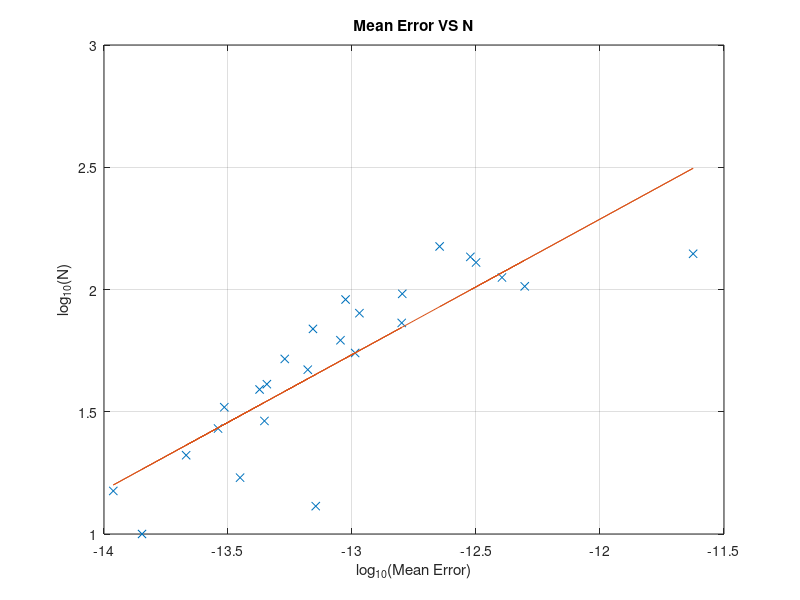

MATLAB code for this plot:
% MACM316 - Computing Assignment 2
% Title: Gaussian Elimination for a random matrix demo
% Description: Computes the mean solution error over Ntr trials for the
% system Ax=b where A is a random NxN matrix and x is a vector of ones.
% Plots the result as a histogram.

N = [10 13 15 17 21 27 29 33 39 41 47 52 55 62 69 73 80 91 96 103 112 129 136 140 150]; % Matrix size
Ntr = 300; % Number of trials

for i = 1:length(N)
    errs = zeros(Ntr,1); % 300x1 column vector of errors
    x = ones(N(i),1); % exact solution vector
    for j = 1:Ntr    
        A = randn(N(i),N(i)); % Construct a random NxN matrix (normally distributed)
        b = A*x; % Compute the right-hand side vector
        z = A\b; % Solve the linear system

        errs(j) = max(abs(z-x)); % Compute the error
    end
    % Compute the mean and standard deviation of the error
    mean_err(i) = mean(errs)
    sdev_err = sqrt(var(errs))
end

p = polyfit(log10(mean_err),log10(N),1)
r = polyval(p,log10(mean_err))

% Plot a graph of the errors
plot(log10(mean_err), log10(N), 'x');
hold on;
plot(log10(mean_err), r);
hold off;
title(['Mean Error VS N'])
xlabel('log_{10}(Mean Error)')
ylabel('log_{10}(N)')
grid on